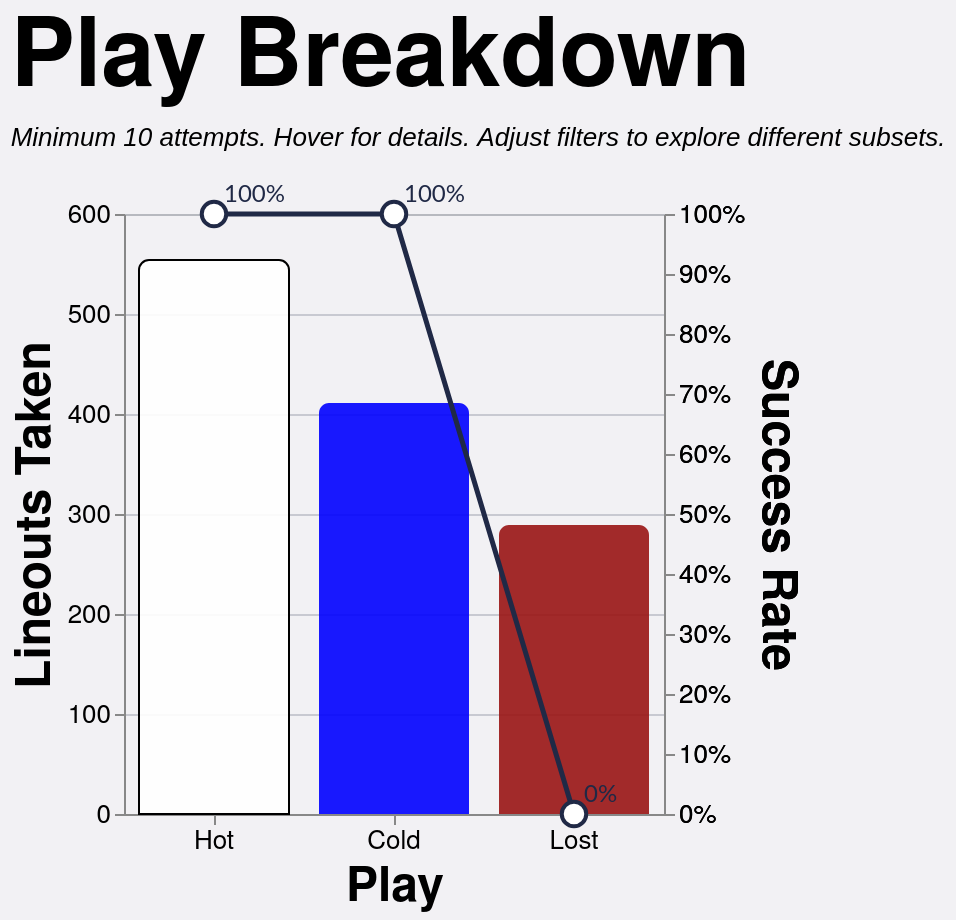

Specify this chart in Vega-Lite:
### Vega-Lite specification from a JSON file in a GitHub repository (floating-point values rounded to 4 significant figures; data arrays with more than 128 entries replaced by an {"elided": "..."} marker saying what was removed)
{"config": {"axis": {"labelFont": "PT Sans Narrow, Helvetica Neue, Helvetica, Arial, sans-serif", "titleFont": "PT Sans Narrow, Helvetica Neue, Helvetica, Arial, sans-serif", "labelFontSize": 13, "titleFontSize": 24, "gridColor": "#202947", "gridOpacity": 0.2}, "text": {"font": "Lato, sans-serif"}, "bar": {"cornerRadiusEnd": 5}, "header": {"labelFont": "PT Sans Narrow, Helvetica Neue, Helvetica, Arial, sans-serif", "titleFont": "PT Sans Narrow, Helvetica Neue, Helvetica, Arial, sans-serif", "labelFontSize": 24, "titleFontSize": 28, "labelFontWeight": "bold", "orient": "left"}, "legend": {"labelFont": "PT Sans Narrow, Helvetica Neue, Helvetica, Arial, sans-serif", "titleFont": "PT Sans Narrow, Helvetica Neue, Helvetica, Arial, sans-serif", "labelFontSize": 14, "titleFontSize": 16, "titlePadding": 5, "fillColor": "white", "strokeColor": "black", "padding": 10, "titleFontWeight": "lighter", "titleFontStyle": "italic", "titleColor": "gray", "offset": 10}, "title": {"font": "PT Sans Narrow, Helvetica Neue, Helvetica, Arial, sans-serif", "fontSize": 48, "fontWeight": "bold", "anchor": "start", "align": "center", "titlePadding": 20, "subtitlePadding": 10, "subtitleFontSize": 13, "subtitleColor": "", "subtitleFontStyle": "italic", "offset": 15, "color": "black"}, "axisX": {"labelAngle": 0}, "facet": {"title": null, "header": null, "align": {"row": "each", "column": "each"}}, "resolve": {"scale": {"y": "independent", "facet": "independent"}}, "background": "#f2f1f4", "scale": {"offsetBandPaddingOuter": 0.2, "offsetBandPaddingInner": 0.1}}, "layer": [{"mark": {"type": "bar", "opacity": 0.9, "size": 75}, "encoding": {"color": {"field": "play", "legend": null, "scale": {"domain": ["Hot", "Cold", "Lost"], "range": ["white", "blue", "#991515"]}, "type": "nominal"}, "stroke": {"field": "play", "legend": null, "scale": {"domain": ["Hot", "Cold", "Lost"], "range": ["black", "transparent", "transparent"]}, "type": "nominal"}, "tooltip": [{"field": "play", "title": "Play", "type": "nominal"}, {"field": "attempts", "format": ",.0f", "title": "Attempts", "type": "quantitative"}, {"field": "won", "format": ",.0f", "title": "Won", "type": "quantitative"}, {"field": "success_rate", "format": ".1%", "title": "Success Rate", "type": "quantitative"}], "x": {"axis": {"labelAngle": 0}, "field": "play", "sort": ["Hot", "Cold", "Lost"], "title": "Play", "type": "nominal"}, "y": {"field": "attempts", "title": "Lineouts Taken", "type": "quantitative"}}, "transform": [{"filter": "(loSquad == 'All' || datum.squad == loSquad) && (loSeason == 'All' || datum.season == loSeason) && (loGameType == 'All' || (loGameType == 'League + Cup' && (datum.game_type == 'League' || datum.game_type == 'Cup')) || (loGameType == 'League only' && datum.game_type == 'League') || datum.game_type == loGameType) && (loThrower == 'All' || datum.thrower == loThrower) && (loJumper == 'All' || datum.jumper == loJumper) && (loArea == 'All' || datum.area == loArea) && (loNumbers == 'All' || datum.numbers == loNumbers)"}, {"aggregate": [{"op": "count", "as": "attempts"}, {"op": "sum", "field": "won", "as": "won"}], "groupby": ["play"]}, {"filter": "datum.attempts >= 10"}, {"calculate": "datum.won / datum.attempts", "as": "success_rate"}]}, {"mark": {"type": "line", "point": {"fill": "white", "filled": false, "size": 150, "stroke": "#202946"}, "stroke": "#202946", "strokeWidth": 2.5}, "encoding": {"tooltip": [{"field": "play", "title": "Play", "type": "nominal"}, {"field": "attempts", "format": ",.0f", "title": "Attempts", "type": "quantitative"}, {"field": "won", "format": ",.0f", "title": "Won", "type": "quantitative"}, {"field": "success_rate", "format": ".1%", "title": "Success Rate", "type": "quantitative"}], "x": {"axis": {"labelAngle": 0}, "field": "play", "sort": ["Hot", "Cold", "Lost"], "title": "Play", "type": "nominal"}, "y": {"axis": {"format": "%"}, "field": "success_rate", "scale": {"domain": [0, 1]}, "title": "Success Rate", "type": "quantitative"}}, "transform": [{"filter": "(loSquad == 'All' || datum.squad == loSquad) && (loSeason == 'All' || datum.season == loSeason) && (loGameType == 'All' || (loGameType == 'League + Cup' && (datum.game_type == 'League' || datum.game_type == 'Cup')) || (loGameType == 'League only' && datum.game_type == 'League') || datum.game_type == loGameType) && (loThrower == 'All' || datum.thrower == loThrower) && (loJumper == 'All' || datum.jumper == loJumper) && (loArea == 'All' || datum.area == loArea) && (loNumbers == 'All' || datum.numbers == loNumbers)"}, {"aggregate": [{"op": "count", "as": "attempts"}, {"op": "sum", "field": "won", "as": "won"}], "groupby": ["play"]}, {"filter": "datum.attempts >= 10"}, {"calculate": "datum.won / datum.attempts", "as": "success_rate"}]}, {"mark": {"type": "text", "align": "left", "baseline": "middle", "color": "#202946", "dx": 5, "dy": -10, "fontSize": 12}, "encoding": {"text": {"field": "success_rate", "format": ".0%", "type": "quantitative"}, "x": {"axis": {"labelAngle": 0}, "field": "play", "sort": ["Hot", "Cold", "Lost"], "title": "Play", "type": "nominal"}, "y": {"axis": {"format": "%"}, "field": "success_rate", "scale": {"domain": [0, 1]}, "title": "Success Rate", "type": "quantitative"}}, "transform": [{"filter": "(loSquad == 'All' || datum.squad == loSquad) && (loSeason == 'All' || datum.season == loSeason) && (loGameType == 'All' || (loGameType == 'League + Cup' && (datum.game_type == 'League' || datum.game_type == 'Cup')) || (loGameType == 'League only' && datum.game_type == 'League') || datum.game_type == loGameType) && (loThrower == 'All' || datum.thrower == loThrower) && (loJumper == 'All' || datum.jumper == loJumper) && (loArea == 'All' || datum.area == loArea) && (loNumbers == 'All' || datum.numbers == loNumbers)"}, {"aggregate": [{"op": "count", "as": "attempts"}, {"op": "sum", "field": "won", "as": "won"}], "groupby": ["play"]}, {"filter": "datum.attempts >= 10"}, {"calculate": "datum.won / datum.attempts", "as": "success_rate"}]}], "data": {"name": "data-cf4de7f0020e91f04208de3fdd3ebf7e"}, "height": 300, "params": [{"name": "loSquad", "value": "All"}, {"name": "loSeason", "value": "All"}, {"name": "loGameType", "value": "All"}, {"name": "loThrower", "value": "All"}, {"name": "loJumper", "value": "All"}, {"name": "loArea", "value": "All"}, {"name": "loNumbers", "value": "All"}], "resolve": {"scale": {"y": "independent"}}, "title": {"text": "Play Breakdown", "subtitle": "Minimum 10 attempts. Hover for details. Adjust filters to explore different subsets."}, "width": {"step": 90}, "$schema": "https://vega.github.io/schema/vega-lite/v5.20.1.json", "datasets": {"data-cf4de7f0020e91f04208de3fdd3ebf7e": {"elided": "1254 records"}}}
